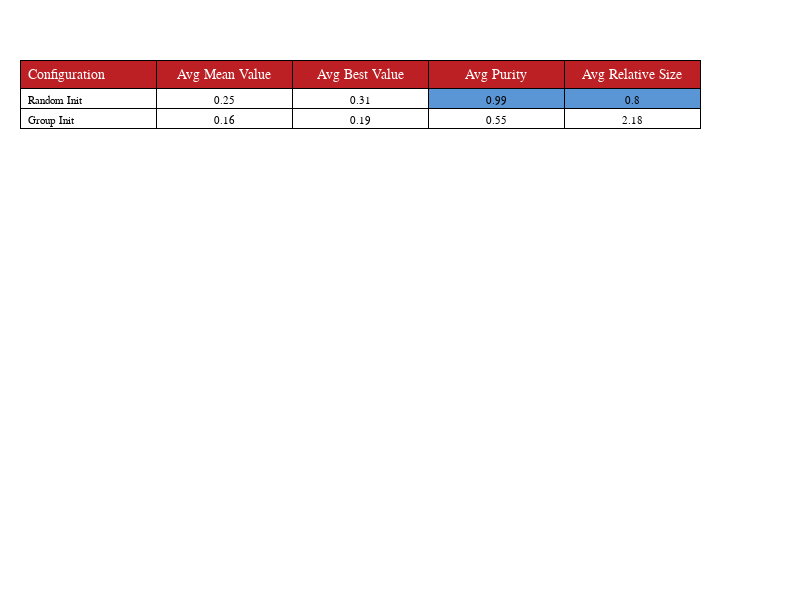

The cell this chart's notebook holds for it:
### Code cell
#inits_3001table
names = ["Configuration" "Avg Mean Value" "Avg Best Value" "Avg Purity" "Avg Relative Size"]
rows = ["Random Init" 0.25 0.31 0.99 0.80
        "Group Init" 0.16 0.19 0.55 2.18
]
colors = fill("white", size([names; rows]))
colors[1, 4:5] = fill(bestc, 2)
printtable(names, rows, colors)

### Figure 1 — Plotly figure (JSON) as saved in the notebook; plotly's stock layout.template omitted (floating-point values rounded to 4 significant figures)
{"data": [{"cells": {"align": ["left", "center"], "fill": {"color": [["white", "white", "white"], ["white", "white", "white"], ["white", "white", "white"], ["#5A95D6", "white", "white"], ["#5A95D6", "white", "white"]]}, "font": {"color": "black", "family": "Arial", "size": 11}, "line": {"color": "black", "width": 1}, "values": [["Random Init", "Group Init"], [0.25, 0.16], [0.31, 0.19], [0.99, 0.55], [0.8, 2.18]]}, "header": {"align": ["left", "center"], "fill": {"color": "#BC2024"}, "font": {"color": "white", "family": "Arial", "size": 14}, "line": {"color": "black", "width": 1}, "values": [["Configuration"], ["Avg Mean Value"], ["Avg Best Value"], ["Avg Purity"], ["Avg Relative Size"]]}, "type": "table"}], "layout": {"height": 600, "margin": {"b": 10, "l": 20, "r": 100, "t": 60}, "width": 800}}
